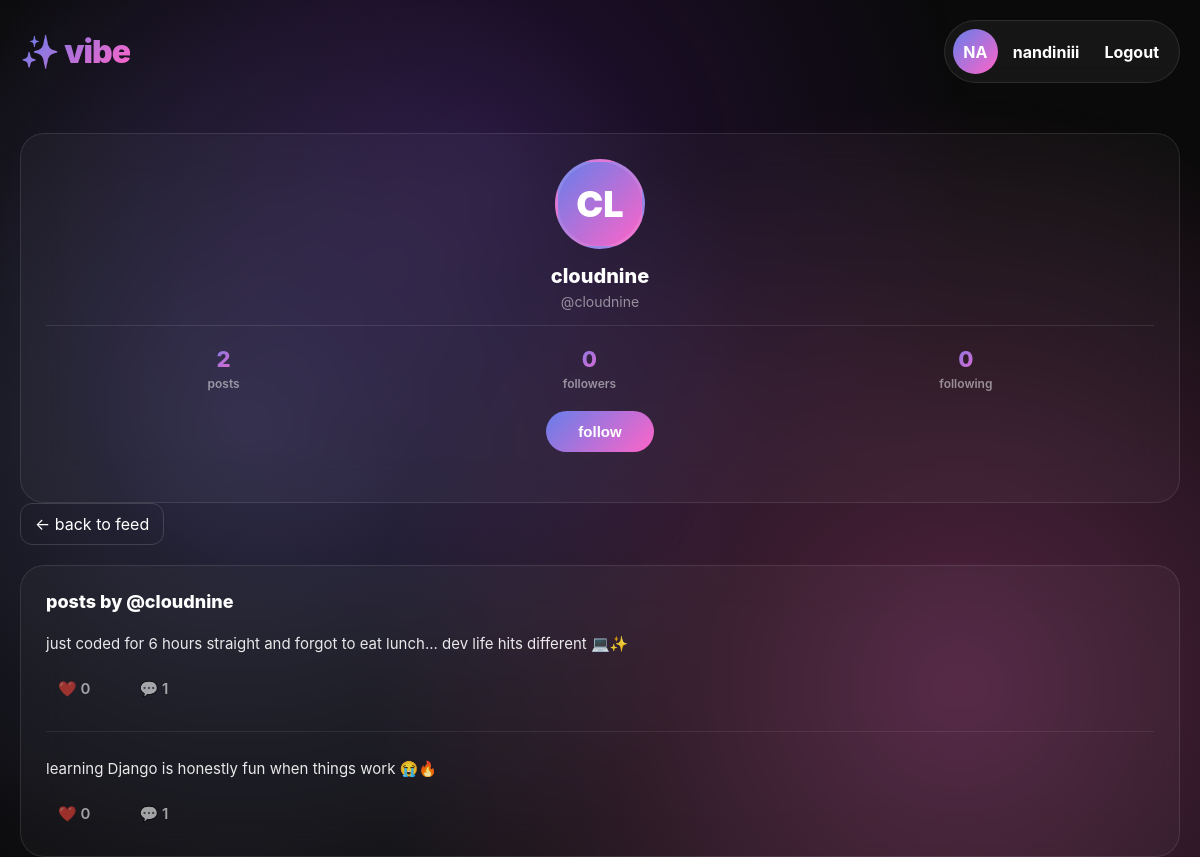
Screenshot of /profile/cloudnine/ (signed in) with the database file from the repository.
### core/models.py (models this page shows, shortened)
class Post(models.Model):
    user = models.ForeignKey(User, on_delete=models.CASCADE, related_name="posts")
    content = models.TextField(blank=True)
    image = models.ImageField(upload_to="posts/", blank=True, null=True)
    created_at = models.DateTimeField(auto_now_add=True)

### core/views.py (the view)
# urls.py: path("profile/<str:username>/", views.profile_view, name="profile"),
@login_required
def profile_view(request, username):
    profile_user = get_object_or_404(User, username=username)
    posts = Post.objects.filter(user=profile_user).order_by("-created_at").annotate(
        like_count=Count("likes"),
        comment_count=Count("comments")
    )
    followers_count = Follow.objects.filter(following=profile_user).count()
    following_count = Follow.objects.filter(follower=profile_user).count()
    posts_count = Post.objects.filter(user=profile_user).count()
    is_following = False
    if request.user != profile_user:
        is_following = Follow.objects.filter(
            follower=request.user,
            following=profile_user
        ).exists()
    return render(request, "core/profile.html", {
        "profile_user": profile_user,
        "posts": posts,
        "followers_count": followers_count,
        "following_count": following_count,
        "posts_count": posts_count,
        "is_following": is_following,
    })

### core/templates/core/profile.html (shortened to what this page needs)
{% extends "core/base.html" %}
{% block content %}
<div class="card">
  <div class="profile-section">
    <div class="profile-avatar">{{ profile_user.username|slice:":2"|upper }}</div>
    <div class="profile-name">{{ profile_user.username }}</div>
    <div class="profile-handle">@{{ profile_user.username }}</div>
    <div class="profile-stats">
      <div class="stat">
        <div class="stat-number">{{ posts_count }}</div>
        <div class="stat-label">posts</div>
      </div>
      <div class="stat">
        <div class="stat-number">{{ followers_count }}</div>
        <div class="stat-label">followers</div>
      </div>
      <div class="stat">
        <div class="stat-number">{{ following_count }}</div>
        <div class="stat-label">following</div>
      </div>
    </div>
    {% if request.user != profile_user %}
    <form method="POST" action="{% url 'toggle_follow' profile_user.username %}" style="margin-top: 20px;">
      {% if is_following %}
      <button class="btn danger" type="submit">unfollow</button>
      {% else %}
      <button class="btn" type="submit">follow</button>
      {% endif %}
    </form>
    {% endif %}
  </div>
</div>
<a class="btn-outline" href="{% url 'home' %}">← back to feed</a>
<div class="card" style="margin-top:20px;">
  <h2 class="section-title">posts by @{{ profile_user.username }}</h2>
  {% for post in posts %}
    <div class="post">
      <div class="post-content">{{ post.content }}</div>
      <div class="post-actions">
        <span class="action-btn">❤️ {{ post.like_count }}</span>
        <span class="action-btn">💬 {{ post.comment_count }}</span>
      </div>
    </div>
  {% empty %}
    <p class="muted">No posts yet.</p>
  {% endfor %}
</div>
{% endblock %}

### core/templates/core/base.html (shortened to what this page needs)
{% load static %}
<!DOCTYPE html>
<html lang="en">
<head>
  <link rel="stylesheet" href="{% static 'core/style.css' %}">
</head>
<body>
  <div class="bg-gradient"></div>
  <div class="container">
    <div class="header">
      <div class="logo">✨ vibe</div>
      <div class="user-info">
        <div class="avatar" id="currentUserAvatar">
          {{ request.user.username|slice:":2"|upper }}
        </div>
        <span id="currentUserName" style="font-weight: 700;">
          {{ request.user.username }}
        </span>
        <a class="top-link" href="{% url 'logout' %}">Logout</a>
      </div>
    </div>
    {% block content %}{% endblock %}
  </div>
</body>
</html>

### core/static/core/style.css (style rules this page uses)
* { margin: 0; padding: 0; box-sizing: border-box; }
body { font-family: -apple-system, BlinkMacSystemFont, "Segoe UI", Roboto, Oxygen, Ubuntu, Cantarell, sans-serif; background: #0a0a0a; min-height: 100vh; color: #fff; }
.bg-gradient { position: fixed; top: 0; left: 0; width: 100%; height: 100%; background: radial-gradient(circle at 20% 50%, rgba(120, 119, 198, 0.3), transparent 50%), radial-gradient(circle at 80% 80%, rgba(255, 100, 200, 0.3), transparent 50%), radial-gradient(circle at 40% 20%, rgba(138, 43, 226, 0.2), transparent 50%); pointer-events: none; z-index: 0; }
.container { max-width: 1400px; margin: 0 auto; padding: 0 20px; position: relative; z-index: 1; }
.header { padding: 20px 0; display: flex; justify-content: space-between; align-items: center; margin-bottom: 30px; }
.logo { font-size: 32px; font-weight: 900; background: linear-gradient(135deg, #667eea 0%, #ff64c8 100%); background-clip: text; -webkit-background-clip: text; color: transparent; -webkit-text-fill-color: transparent; letter-spacing: -1px; }
.user-info { display: flex; align-items: center; gap: 15px; background: rgba(255, 255, 255, 0.05); padding: 8px 20px 8px 8px; border-radius: 50px; backdrop-filter: blur(10px); border: 1px solid rgba(255, 255, 255, 0.1); }
.avatar { width: 45px; height: 45px; border-radius: 50%; background: linear-gradient(135deg, #667eea, #ff64c8); display: flex; align-items: center; justify-content: center; color: white; font-weight: 700; font-size: 16px; }
.card { background: rgba(255, 255, 255, 0.03); backdrop-filter: blur(20px); padding: 25px; border-radius: 24px; border: 1px solid rgba(255, 255, 255, 0.1); }
.btn { padding: 12px 32px; border: none; border-radius: 50px; background: linear-gradient(135deg, #667eea, #ff64c8); color: white; font-weight: 700; cursor: pointer; transition: all 0.3s; font-size: 15px; margin-left: auto; }
.post { border-bottom: 1px solid rgba(255, 255, 255, 0.08); padding-bottom: 25px; margin-bottom: 25px; }
.post:last-child { border-bottom: none; margin-bottom: 0; padding-bottom: 0; }
.post-content { color: rgba(255, 255, 255, 0.9); line-height: 1.6; margin-bottom: 15px; font-size: 15px; }
.post-actions { display: flex; gap: 25px; }
.action-btn { background: none; border: none; color: rgba(255, 255, 255, 0.6); cursor: pointer; display: flex; align-items: center; gap: 8px; font-size: 15px; font-weight: 600; transition: all 0.2s; padding: 8px 12px; border-radius: 12px; }
.section-title { font-size: 18px; font-weight: 800; margin-bottom: 20px; color: #fff; }
.profile-section { text-align: center; margin-bottom: 25px; }
.profile-avatar { width: 90px; height: 90px; border-radius: 50%; background: linear-gradient(135deg, #667eea, #ff64c8); display: flex; align-items: center; justify-content: center; color: white; font-weight: 900; font-size: 36px; margin: 0 auto 15px; border: 3px solid rgba(255, 255, 255, 0.1); }
.profile-name { font-size: 20px; font-weight: 800; color: #fff; margin-bottom: 5px; }
.profile-handle { color: rgba(255, 255, 255, 0.5); font-size: 14px; margin-bottom: 15px; }
.profile-stats { display: flex; justify-content: space-around; padding-top: 20px; border-top: 1px solid rgba(255, 255, 255, 0.1); }
.stat { text-align: center; }
.stat-number { font-size: 22px; font-weight: 800; background: linear-gradient(135deg, #667eea, #ff64c8); background-clip: text; -webkit-background-clip: text; color: transparent; -webkit-text-fill-color: transparent; }
.stat-label { font-size: 12px; color: rgba(255, 255, 255, 0.5); margin-top: 4px; font-weight: 600; }
.top-link { color: white; margin-left: 10px; font-weight: 700; text-decoration: none; }
.btn-outline { border: 1px solid rgba(255, 255, 255, 0.15); padding: 10px 14px; border-radius: 12px; color: white; text-decoration: none; display: inline-block; }

### rows the page displays
Post: content "just coded for 6 hours straight and forgot to eat lunch... dev life hits different 💻✨", like_count "0", comment_count "1"
Post: content "learning Django is honestly fun when things work 😭🔥", like_count "0", comment_count "1"

### other values shown
{{ request.user.username|slice:":2"|upper }} "NA"
{{ request.user.username }} "nandiniii"
{{ profile_user.username|slice:":2"|upper }} "CL"
{{ profile_user.username }} "cloudnine"
